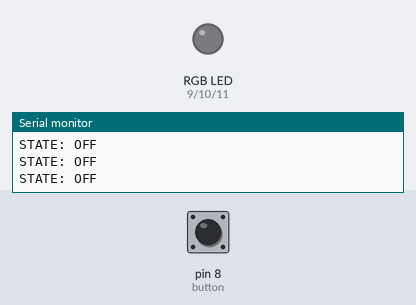
Bench run of a sketch on a simulated Arduino Uno, built with avr-gcc and run on an emulated ATmega328P. Parts: an RGB LED mixed from three pins (HIGH = lit), the last lines printed to the serial monitor. Inputs (shaded band) come from the test bench; at power-on: pin 8 (button) LOW.

Above: at 1.2 s.
1.3 s: pin 8 (button) pulled HIGH for 0.15 s
At 2.1 s:
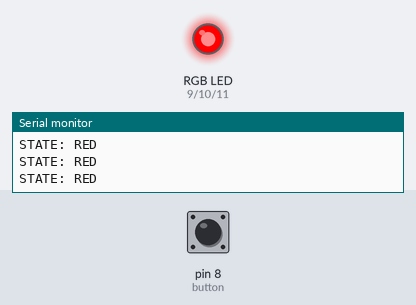
2.9 s: pin 8 (button) pulled HIGH for 1 s
At 3.3 s:
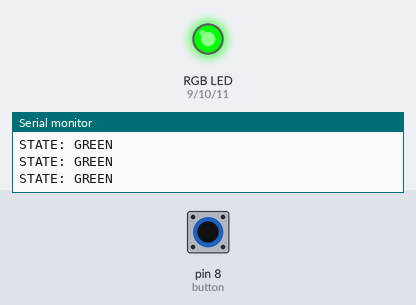
5.4 s: pin 8 (button) pulled HIGH for 0.15 s
At 6.5 s:
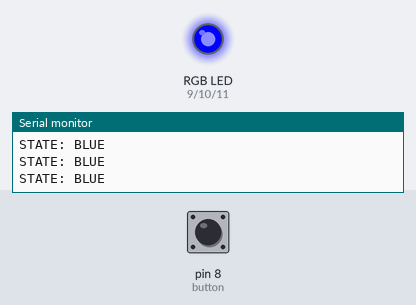
7.0 s: pin 8 (button) pulsed HIGH 5 times (0.12 s each, 0.3 s apart)
At 9.5 s:
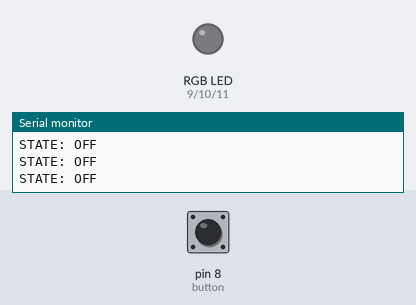
11.5 s: pin 8 (button) pulled HIGH for 3.2 s
At 12.5 s:
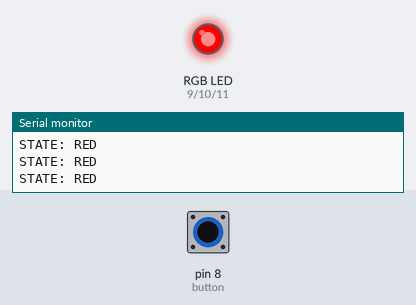
17.7 s: pin 8 (button) driven HIGH
At 18.1 s:
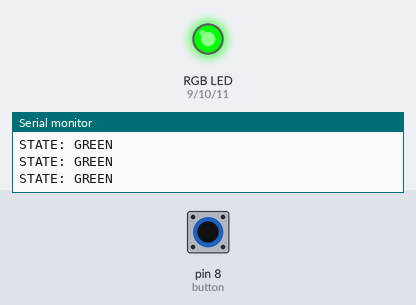
Timing chart, 0 to 20.7 s (numbered marks = the images above; inputs shaded):
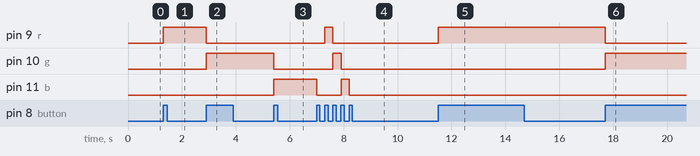

The sketch:

RGB_Button-1.0.0.ino
```cpp
// Version: 1.0.0
// Created By: Jmere36
// Purpose: To change the colour of an led or more from Red to Green to Blue by a push of a button
// Instead of turning on when button is realeased it turns on when button is pressed
// Removes the flicker of holding the button as well
// This can add many functionalities to your build including: changing a acrylic light stand between r,g,b and potentialy more in future updates
// You can also monitor what colour the the led is at in the serial monitor
// If there's any issues or questions please contact my email at: jmere36@icloud.com


// Red led is connected to pin 9
// Green led is connected to pin 10
// Blue led is connected to pin 11
// Button or sensor is connected to pin 8

// Change Log:
// Created 1.0.0 with bugs seemed to be all removed

const int button = 8;
  // Adds the button or sensor for changing the colour or the led
const int r = 9;
const int g = 10;
const int b = 11;
  // Adds the three colours for for a tri led (you can also use seperate leds if you want)
int in = 0;
  // The input int used by the button
int prev = "OFF";
  // Used to set the next colour or led
int prevprev = 0;
  // Used so that the 'if' loops do not conflict each other
int milli = 0;
  // Used to see how long it has been since last button press
int prevmilli = 0;
  // Used to set the milli int to the time of last button press
void setup() {
Serial.begin(9600);
  // Turns on serial communication
pinMode(button, INPUT);
pinMode(r, OUTPUT);
pinMode(g, OUTPUT);
pinMode(b, OUTPUT);
  // Sets the pins to the correct modes
}

void loop() {
in = digitalRead(button);
 // Reads the value of the button
if (in == HIGH) {
  // If the button is pressed
milli = milli - prevmilli;
  // Set milli to the last time the button has been pressed
prevmilli = millis();
  // Set prevmilli to the current millis time
  if (milli > 1) {
    // If the last time the button has been pressed is greater than 1 proceed
   // Can be changed to ignore a sensor for a period of time
  // E.g set a shock sensor to 100-200 because it can send a signal multiple times
   if (prev == "BLUE") {
      // If previous colour was blue continue
     prevprev = 1;
      // Set prevprev to 1 for later use
     prev = "0";
     // Set prev to 0 so it does not conflict with later 'if' statements
     digitalWrite(b, LOW);
      // Set the blue led to low/off
    }
    if (prev == "GREEN") {
        // If previous colour was green continue
      prev = "BLUE";
        // Set prev to blue
     digitalWrite(g, LOW);
       // Set the green led to low/off
     digitalWrite(b, HIGH);
      // Set the green led to high/on
    }
    if (prev == "RED") {
        // If previous colour was red continue
      prev = "GREEN";
        // Set prev to green
     digitalWrite(r, LOW);
      // Set the red led to low/off
     digitalWrite(g, HIGH);
      // Set the green led to high/on
    }
    if (prev == "OFF") {
      // If previous state was off continue
     prev = "RED";
      //  Set prev to to red
     digitalWrite(r, HIGH);
      // Set the red led to high/on
    }
  }
}
milli = millis();
  // Set milli to millis to count how long the last press has been
if (prevprev == 1) {
  // If prevprev is equal to 1 continue
  // This is used to change the state of prev without messing up the 'if' statements
  prevprev = 0;
    // Set prevprev to 0
  prev = "OFF";
    // Set prev to off
}
if (prev == "OFF") {
  // If prev is set to off continue
  Serial.println("STATE: OFF");
    // Print to serial communicaion saying the led is in the off state
}
if (prev == "RED") {
  // If prev is set to red continue
  Serial.println("STATE: RED");
    // Print to serial communication saying the led is in the red colour state
  digitalWrite(r, HIGH);
    // Set the red led to high/on
}

if (prev == "GREEN") {
  // If prev is set to green continue
  Serial.println("STATE: GREEN");
    // Print to serial communication saying the led is in the green colour state
  digitalWrite(g, HIGH);
    // Set the green led to high/on
}

if (prev == "BLUE") {
  // Id prev is set to blue continue
  Serial.println("STATE: BLUE");
    // Print to serial communication saying the led is in the blue colour state
  digitalWrite(b, HIGH);
    // Set the blue led to high
}
}
```

Measured:
- after the input at 1.3 s, pin 9 (r): LOW → HIGH at once
- after the input at 2.9 s, pin 9 (r): HIGH → LOW at once; pin 10 (g): LOW → HIGH at once
- after the input at 5.4 s, pin 10 (g): HIGH → LOW at once; pin 11 (b): LOW → HIGH at once
- after the input at 7.0 s, pin 9 (r): LOW → HIGH after 0.30 s, → LOW 0.30 s later; pin 10 (g): LOW → HIGH after 0.60 s, → LOW 0.31 s later; pin 11 (b): HIGH → LOW at once, → HIGH 0.90 s later, → LOW 0.30 s later
- after the input at 11.5 s, pin 9 (r): LOW → HIGH at once
- after the input at 17.7 s, pin 9 (r): HIGH → LOW at once; pin 10 (g): LOW → HIGH at once
